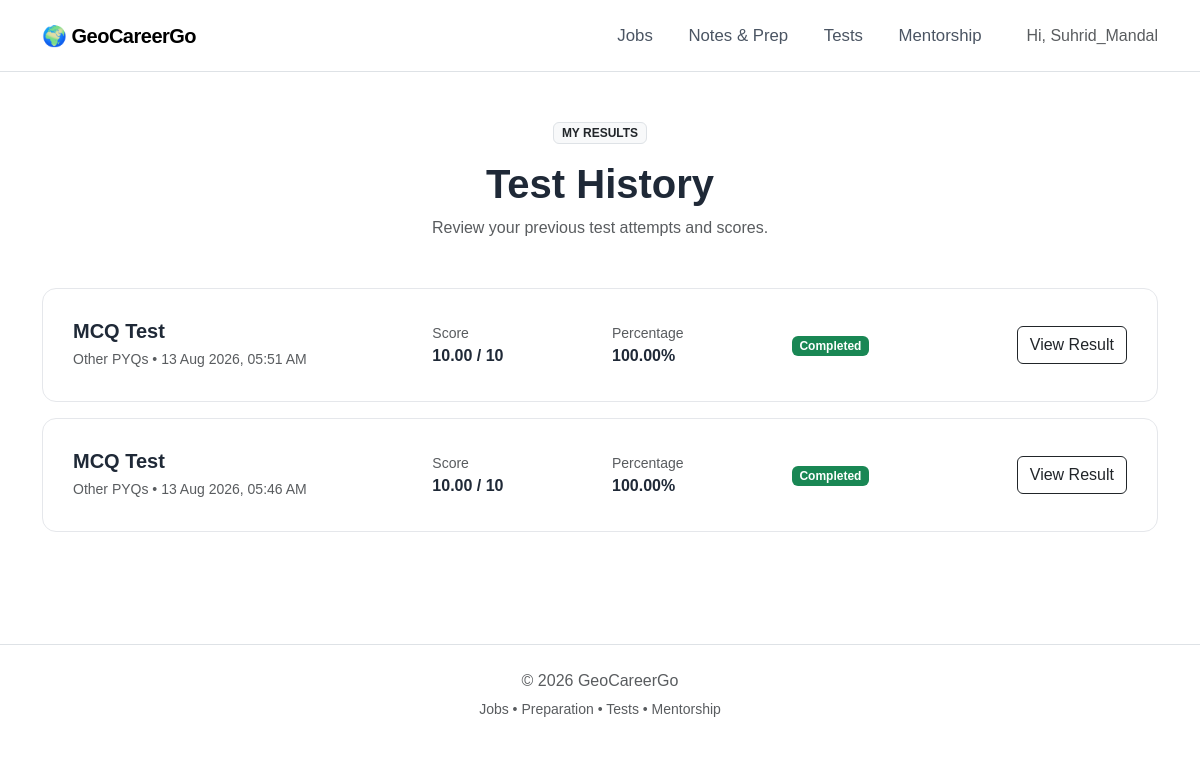
The page /tests/my-results/ (signed in) on the database its author committed.
### exam_tests/models.py (models this page shows, shortened)
class TestAttempt(models.Model):
    user = models.ForeignKey(
        User,
        on_delete=models.CASCADE,
        related_name="test_attempts"
    )
    test = models.ForeignKey(
        Test,
        on_delete=models.CASCADE,
        related_name="attempts"
    )
    started_at = models.DateTimeField(
        auto_now_add=True
    )
    submitted_at = models.DateTimeField(
        null=True,
        blank=True
    )
    score = models.DecimalField(
        max_digits=8,
        decimal_places=2,
        default=0
    )
    percentage = models.DecimalField(
        max_digits=5,
        decimal_places=2,
        default=0
    )
    is_completed = models.BooleanField(
        default=False
    )
    class Meta:
        ordering = ["-started_at"]

class Test(models.Model):
    TEST_TYPE_CHOICES = [
        ("pyq", "Previous Year Paper"),
        ("practice", "Practice Quiz"),
        ("series", "Test Series"),
    ]
    CATEGORY_CHOICES = [
        ("gate", "GATE"),
        ("jam", "JAM"),
        ("psu", "PSU"),
        ("net", "NET"),
        ("govt", "Government Exams"),
        ("reasoning", "Reasoning"),
        ("aptitude", "Aptitude"),
        ("verbal", "Verbal"),
        ("other", "Other PYQs"),
    ]
    title = models.CharField(
        max_length=200
    )
    category = models.CharField(
        max_length=20,
        choices=CATEGORY_CHOICES
    )
    test_type = models.CharField(
        max_length=20,
        choices=TEST_TYPE_CHOICES
    )
    description = models.TextField(
        blank=True
    )
    duration_minutes = models.PositiveIntegerField(
        default=30
    )
    total_marks = models.PositiveIntegerField(
        default=0
    )
    is_free = models.BooleanField(
        default=True
    )
    price = models.DecimalField(
        max_digits=8,
        decimal_places=2,
        default=0
    )
    is_active = models.BooleanField(
        default=True
    )
    created_at = models.DateTimeField(
        auto_now_add=True
    )
    updated_at = models.DateTimeField(
        auto_now=True
    )
    class Meta:
        ordering = ["-created_at"]

### exam_tests/views.py (the view)
@login_required
def my_results(request):
    attempts = TestAttempt.objects.filter(
        user=request.user,
        is_completed=True
    ).select_related(
        "test"
    ).order_by(
        "-submitted_at"
    )
    return render(
        request,
        "exam_tests/my_results.html",
        {
            "attempts": attempts,
        }
    )

### templates/exam_tests/my_results.html (shortened to what this page needs)
{% extends "base.html" %}
{% block content %}
<section class="py-5">
    <div class="container">
        <div class="text-center mb-5">
            <span class="badge bg-light text-dark border mb-3">
                MY RESULTS
            </span>
            <h1 class="fw-bold">
                Test History
            </h1>
            <p class="text-muted">
                Review your previous test attempts and scores.
            </p>
        </div>
        {% for attempt in attempts %}
        <div class="feature-card mb-3">
            <div class="row align-items-center">
                <div class="col-lg-4">
                    <h5 class="fw-bold mb-1">
                        {{ attempt.test.title }}
                    </h5>
                    <small class="text-muted">
                        {{ attempt.test.get_category_display }}
                        {% if attempt.submitted_at %}
                            •
                            {{ attempt.submitted_at|date:"d M Y, h:i A" }}
                        {% endif %}
                    </small>
                </div>
                <div class="col-6 col-lg-2 mt-3 mt-lg-0">
                    <small class="text-muted d-block">
                        Score
                    </small>
                    <strong>
                        {{ attempt.score }}
                        /
                        {{ attempt.test.total_marks }}
                    </strong>
                </div>
                <div class="col-6 col-lg-2 mt-3 mt-lg-0">
                    <small class="text-muted d-block">
                        Percentage
                    </small>
                    <strong>
                        {{ attempt.percentage|floatformat:2 }}%
                    </strong>
                </div>
                <div class="col-6 col-lg-2 mt-3 mt-lg-0">
                    <span class="badge bg-success">
                        Completed
                    </span>
                </div>
                <div class="col-6 col-lg-2 text-lg-end mt-3 mt-lg-0">
                    <a
                        href="{% url 'exam_tests:test_result' attempt.id %}"
                        class="btn btn-outline-dark"
                    >
                        View Result
                    </a>
                </div>
            </div>
        </div>
        {% endfor %}
    </div>
</section>
{% endblock %}

### templates/base.html (shortened to what this page needs)
{% load static %}
<!DOCTYPE html>
<html lang="en">
<head>
    <link
        href="https://cdn.jsdelivr.net/npm/bootstrap@5.3.3/dist/css/bootstrap.min.css"
        rel="stylesheet"
    >
    <link
        rel="stylesheet"
        href="{% static 'css/style.css' %}"
    >
</head>
<body>
<nav class="navbar navbar-expand-lg bg-white border-bottom">
    <div class="container">
        <a
            class="navbar-brand fw-bold"
            href="{% url 'core:home' %}"
        >
            🌍 GeoCareerGo
        </a>
        <div
            class="collapse navbar-collapse"
            id="navbarNav"
        >
            <ul class="navbar-nav ms-auto align-items-lg-center">
                <li class="nav-item">
                    <a
                        class="nav-link"
                        href="{% url 'jobs:job_list' %}"
                    >
                        Jobs
                    </a>
                </li>
                <li class="nav-item">
                    <a
                        class="nav-link"
                        href="{% url 'notes:note_list' %}"
                    >
                        Notes & Prep
                    </a>
                </li>
                <li class="nav-item">
                    <a
                        class="nav-link"
                        href="{% url 'exam_tests:test_home' %}"
                    >
                        Tests
                    </a>
                </li>
                <li class="nav-item">
                    <a
                        class="nav-link"
                        href="{% url 'core:mentorship' %}"
                    >
                        Mentorship
                    </a>
                </li>
            </ul>
            <div class="ms-lg-3 mt-3 mt-lg-0">
                {% if user.is_authenticated %}
                   <span class="text-muted ms-3">
    Hi, {{ user.username }}
</span>
                {% endif %}
            </div>
        </div>
    </div>
</nav>
<main>
    {% block content %}
    {% endblock %}
</main>
<footer class="border-top mt-5 py-4">
    <div class="container text-center text-muted">
        <p class="mb-1">
            © 2026 GeoCareerGo
        </p>
        <small>
            Jobs • Preparation • Tests • Mentorship
        </small>
    </div>
</footer>
</body>
</html>

### static/css/style.css (style rules this page uses)
body { font-family: Arial, sans-serif; color: #1f2937; background: #ffffff; }
.navbar-brand { letter-spacing: -0.5px; }
.nav-link { color: #4b5563; margin-left: 10px; }
.feature-card { padding: 30px; border: 1px solid #e5e7eb; border-radius: 14px; background: white; transition: 0.2s; }
footer { background: #ffffff; }
.navbar { min-height: 72px; }
.navbar-brand { font-size: 1.25rem; }
.navbar .nav-link { font-size: 1.05rem; padding: 0.65rem 0.8rem !important; }

### rows shown on the page
TestAttempt: test "MCQ Test", test.category "Other PYQs", submitted_at "13 Aug 2026, 05:51 AM", score "10.00", test.total_marks "10", percentage "100.00"
TestAttempt: test "MCQ Test", test.category "Other PYQs", submitted_at "13 Aug 2026, 05:46 AM", score "10.00", test.total_marks "10", percentage "100.00"

### other values the page prints
{{ user.username }} "Suhrid_Mandal"
